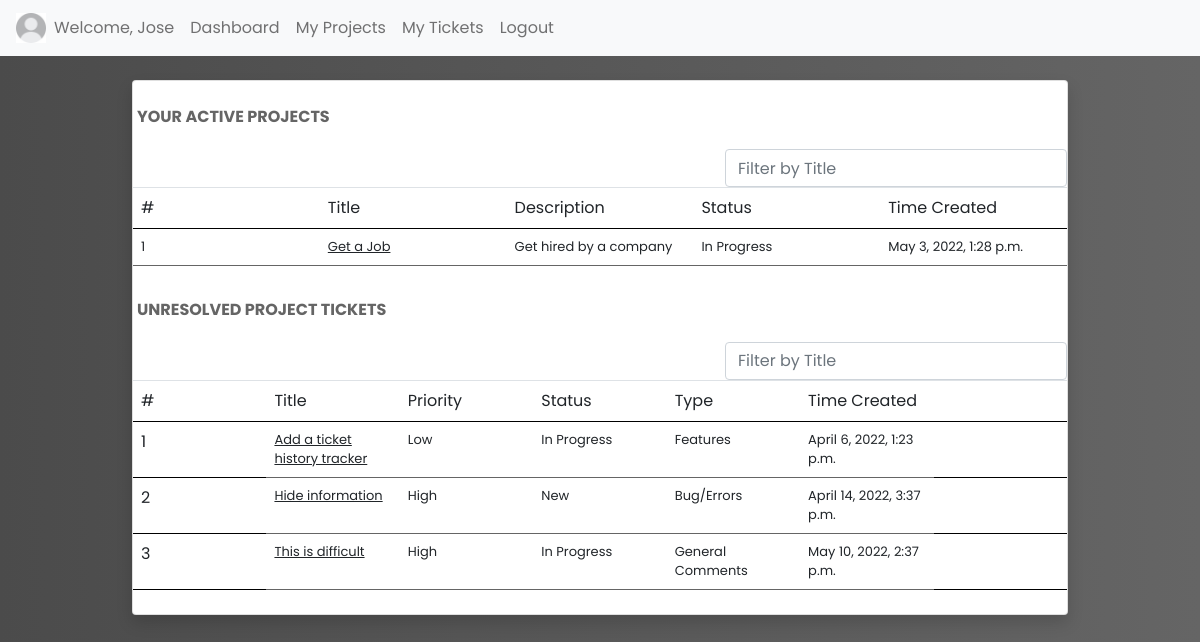
The app's page / (signed in) with its own data.
### trackersite/models.py (models this page shows)
class User(AbstractUser):
    email = models.EmailField(blank=True, max_length=254, verbose_name='email address', unique=True)
    class Role(models.TextChoices):
        DEV = "Developer", "Developer"
        MANG = "Manager", "Manager"
        ADMN = "Admin", "Admin"
    role = models.CharField(max_length=9, choices=Role.choices, default=Role.DEV)
    image = models.ImageField(upload_to='covers', default='covers/pfp1.jpg')
    demo_user = models.BooleanField(default=False)

class Project(models.Model):
    title = models.CharField(max_length=30)
    desc = models.TextField(max_length=600)
    class Status(models.TextChoices):
        NOT = "Not Started",
        PRGRS = "In Progress",
        CMPLTE = "Complete",
    status = models.CharField(max_length=11, choices=Status.choices, default=Status.NOT)
    manager = models.ForeignKey(User, on_delete=models.SET_NULL, related_name="project_manager", null=True)
    creator = models.ForeignKey(User, on_delete=models.SET_NULL, null=True)
    time_created = models.DateTimeField(auto_now_add=True)

class Ticket(models.Model):
    project = models.ForeignKey(Project, on_delete=models.CASCADE)
    title = models.CharField(max_length=30)
    submitter = models.ForeignKey(User, on_delete=models.CASCADE)
    desc = models.TextField(max_length=400)
    class Priority(models.TextChoices):
        LOW = "Low",
        MEDIUM = "Medium",
        HIGH = "High",
        URGENT = "Urgent",
    priority = models.CharField(max_length=6, choices=Priority.choices, default=Priority.LOW)
    class Status(models.TextChoices):
        NEW = "New",
        OPEN = "Open",
        RSLVD = "Resolved",
        PRGRS = "In Progress",
    status = models.CharField(max_length=11, choices=Status.choices, default=Status.NEW)
    timestamp = models.DateTimeField(auto_now_add=True)
    class Types(models.TextChoices):
        BUGS = "Bug/Errors",
        FEAT = "Features",
        COMM = "General Comments",
    type = models.CharField(max_length=16, choices=Types.choices, default=Types.BUGS)
    assigned_to = models.ForeignKey(User, on_delete=models.SET_NULL, null=True, related_name="assigned_user")

### trackersite/views.py (the view)
# urls.py: path("", views.index, name="index"),
@login_required
def index(request):
    projects = models.Project.objects.filter(Q(id__in=
        models.Team.objects.filter(member_id = request.user.id).values_list('project_id')) & Q(status__in= ["In Progress", "Not Started"])).order_by('time_created')
    list = models.Team.objects.filter(member_id = request.user.id).values_list('project_id')
    tickets = models.Ticket.objects.filter(Q(project_id__in= list) & Q(status__in= ["New", "Open", "In Progress"])).order_by('project_id')
    return render(request, "trackersite/index.html", {
        "projects": projects, "tickets":tickets
    })

### trackersite/templates/trackersite/index.html (shortened to what this page needs)
{% extends 'trackersite/layout.html' %}
{% block body %}
<div class="wrapper">
    <div id="content-wrapper" class="d-flex flex-column">
        <div id="content">
            <div class="container-fluid">
                <div class="row">
                    <div class="col-md-6 col-xl-3 mb-4" style="width: 80%; margin: 0 auto;">
                        <div class="card shadow border-start-primary py-2">
                            <div class="card-body">
                                <div class="row align-items-center no-gutters">
                                    <div class="col me-2">
                                        <div class="d-flex">
                                            <div class="text-uppercase fw-bold text-xs mb-1">
                                                <span style="color: #656565;">Your Active Projects</span>
                                            </div>
                                        </div>
                                    </div>
                                </div>
                            </div>
                            <div class="form-inline" style="justify-content: right;">
                                <input class="form-control" type="search" placeholder="Filter by Title" aria-label="Search" id="searchBar1" onkeyup="search_names('searchBar1', 'titles1')">
                            </div>
                            <div>
                                <table class="table projects">
                                    <tbody>
                                        <tr>
                                            <th scope="col">#</th>
                                            <th scope="col">Title</th>
                                            <th scope="col">Description</th>
                                            <th scope="col">Status</th>
                                            <th scope="col">Time Created</th>
                                        </tr>
                                        {% for project in projects %}
                                        <tr>
                                            <td>{{ forloop.counter }}</td>
                                            <td><a class="titles1 hlink" href="{% url 'manage_project' project.title %}">{{project.title}}</a></td>
                                            <td>{{project.desc}}</td>
                                            <td>{{project.status}}</td>
                                            <td>{{project.time_created}}</td>
                                        </tr>
                                        {% endfor %}
                                        </tbody>
                                </table>
                            </div>
                            <div class="card-body">
                                <div class="row align-items-center no-gutters">
                                    <div class="col me-2">
                                        <div class="d-flex">
                                            <div class="text-uppercase fw-bold text-xs mb-1">
                                                <span style="color: #656565;">Unresolved Project Tickets</span>
                                            </div>
                                        </div>
                                    </div>
                                </div>
                            </div>
                            <div class="form-inline" style="justify-content: right;">
                                <input class="form-control" type="search" placeholder="Filter by Title" aria-label="Search" id="searchBar2" onkeyup="search_names('searchBar2', 'titles2')">
                            </div>
                            <div>
                                <table class="table projects">
                                    <tbody>
                                        <tr>
                                            <th scope="col">#</th>
                                            <th scope="col">Title</th>
                                            <th scope="col">Priority</th>
                                            <th scope="col">Status</th>
                                            <th scope="col">Type</th>
                                            <th scope="col">Time Created</th>
                                            <th scope="col"></th>
                                        </tr>
                                        {% for ticket in tickets %}
                                        <tr>
                                            <th scope="row">{{ forloop.counter }}</th>
                                            <td><a class="titles2 hlink" href="{% url 'load_ticket' ticket.id %}">{{ticket.title}}</a></td>
                                            <td>{{ticket.priority}}</td>
                                            <td>{{ticket.status}}</td>
                                            <td>{{ticket.type}}</td>
                                            <td>{{ticket.timestamp}}</td>
                                        </tr>
                                        {% endfor %}
                                        </tbody>
                                </table>
                            </div>
                        </div>
                    </div>
                </div>
            </div>
        </div>
    </div>
</div>
{% endblock %}

### trackersite/templates/trackersite/layout.html (shortened to what this page needs)
{% load static %}
<!DOCTYPE html>
<html lang="en">
    <head>
        <link rel="stylesheet" href="https://cdn.jsdelivr.net/npm/bootstrap@4.3.1/dist/css/bootstrap.min.css">
        <link href="https://cdn.jsdelivr.net/npm/bootstrap@5.1.3/dist/css/bootstrap.min.css" rel="stylesheet">
        <link rel="stylesheet" href="{% static 'trackersite/style.css' %}">
    </head>
    <body class="gbody {% block body_class %}{% endblock %}">
        <nav class="navbar navbar-expand-lg navbar-light bg-light customNav">
          <div><img src="{{user.image.url}}" alt="Pfp" style="height: 30px; width: 30px;"></div>
          <div class="collapse navbar-collapse" id="sitetoggle">
            <ul class="navbar-nav mr-auto mt-2 mt-lg-0">
              <li class="nav-item">
                <a class="nav-link" href="{% url 'load_user' user.username %}">Welcome, {{user.username}}</a>
              </li>
              <li class="nav-item">
                <a class="nav-link" href="{% url 'index' %}">Dashboard</a>
              </li>
              <li class="nav-item">
                <a class="nav-link" href="{% url 'my_projects' %}">My Projects</a>
              </li>
              <li class="nav-item">
                <a class="nav-link" href="{% url 'my_tickets' %}">My Tickets</a>
              </li>
              <li class="nav-item">
                <a class="nav-link" href="{% url 'logout' %}">Logout</a>
              </li>
            </ul>
          </div>
        </nav>
        {% block body %}
        {% endblock %}
    </body>
</html>

### trackersite/static/trackersite/style.css (style rules this page uses)
* { margin: 0; padding: 0; box-sizing: border-box; font-family: 'Poppins', sans-serif }
body { background-color: #ffffff; }
.gbody { background: rgb(75,75,75); background: -moz-linear-gradient(left, rgba(75,75,75,1) 0%, rgb(101, 101, 101) 100%); background: -webkit-linear-gradient(left, rgba(75,75,75,1) 0%,rgba(101,101,101,1) 100%); background: linear-gradient(to right, rgba(75,75,75,1) 0%,rgba(101,101,101,1) 100%); }
th { font-weight: normal; }
.customNav { background-color: #e6e6e6; }
table.projects { border-collapse: collapse; border-spacing: 0px; table-layout: fixed; }
table.projects tr th { font-size: medium; }
table.projects tr td { border-bottom: 1px solid #656565; }
table { border-spacing: 0px; }
table tbody tr { border-bottom: 1pt solid black; }
table tbody { font-size: small; }
.hlink { color: #212529; font-weight: normal; }

### records on screen
User: image (picture), username "Jose"
Project: title "Get a Job", desc "Get hired by a company", status "In Progress", time_created "May 3, 2022, 1:28 p.m."
Ticket: title "Add a ticket history tracker", priority "Low", status "In Progress", type "Features", timestamp "April 6, 2022, 1:23 p.m."
Ticket: title "Hide information", priority "High", status "New", type "Bug/Errors", timestamp "April 14, 2022, 3:37 p.m."
Ticket: title "This is difficult", priority "High", status "In Progress", type "General Comments", timestamp "May 10, 2022, 2:37 p.m."
